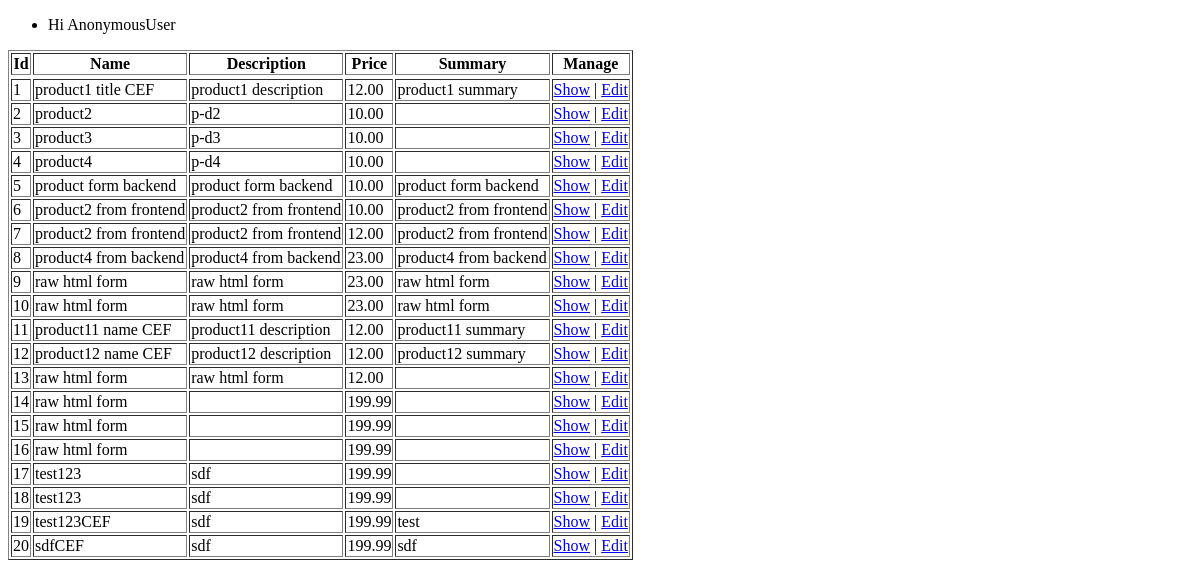
/products, run on an earlier commit of the app's database.
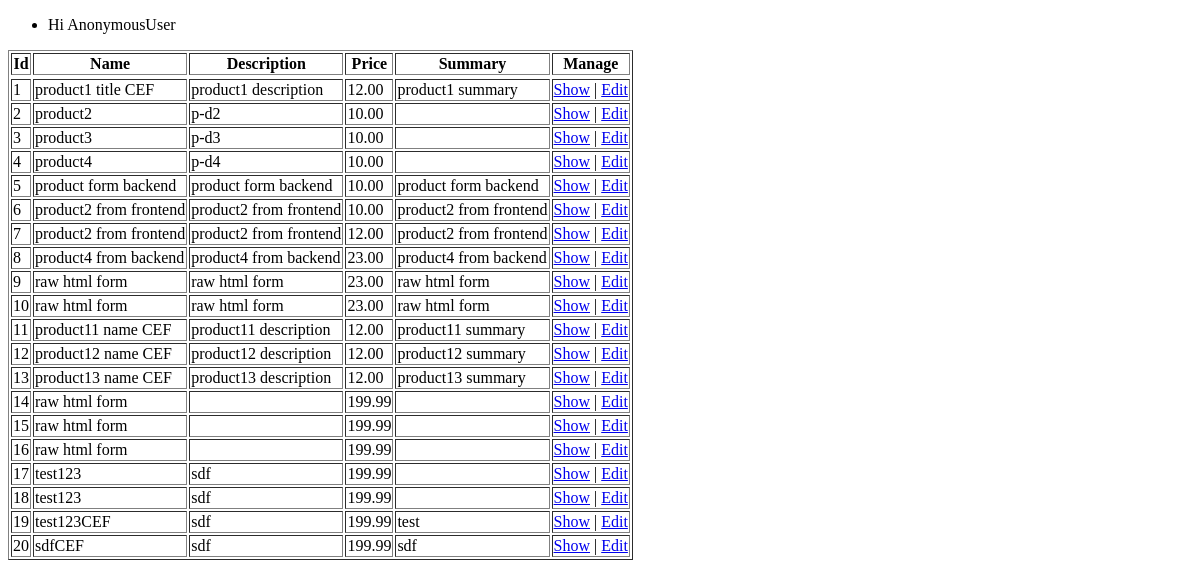
And on a later commit of the database.
### products/models.py (models this page shows)
class Product(models.Model):
		title = models.CharField(max_length=120);
		description = models.TextField(blank=True, null=True);
		price = models.DecimalField(decimal_places=2, max_digits=1000);
		summary = models.TextField();
		def show_absolute_url(self):
			return f"/products/{self.id}/show"
		def edit_absolute_url(self):
			return f"/products/{self.id}/edit"

### products/views.py (the view)
# urls.py: path('products', product_list_view),
def product_list_view(request):
	products = Product.objects.all()
	context = {
		"products": products
	}
	return render(request, "products/index.html", context)

### templates/products/index.html (shortened to what this page needs)
{% extends 'base.html' %}
{% block content %}
	<table border=1>
		<thead>
			<tr>
				<th>Id</th>
				<th>Name</th>
				<th>Description</th>
				<th>Price</th>
				<th>Summary</th>
				<th>Manage</th>
		</thead>
		{% for product in products %}
			<tbody>
				<tr>
					<td>{{ product.id }}</td>
					<td>{{ product.title }}</td>
					<td>{{ product.description }}</td>
					<td>{{ product.price }}</td>
					<td>{{ product.summary }}</td>
					<td><a href="{{ product.show_absolute_url }}">Show</a> |
							<a href="{{ product.edit_absolute_url }}">Edit</a>
					</td>
				</tr>
			</tbody>
		{% endfor %}
	</table>
{% endblock content %}

What changed in the data, as far as the page shows it:
changed Product id 13: title "raw html form" → "product13 name CEF"; description "raw html form" → "product13 description"; summary (not shown) → "product13 summary"
